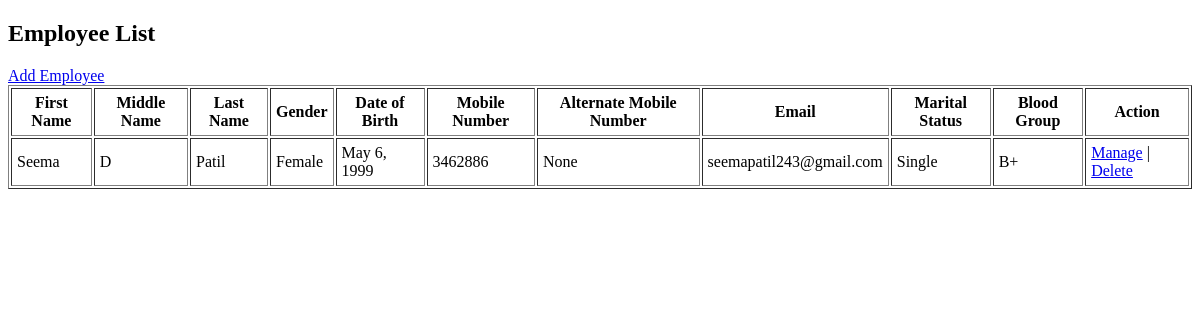
/employees/, run on an earlier commit of the app's database.
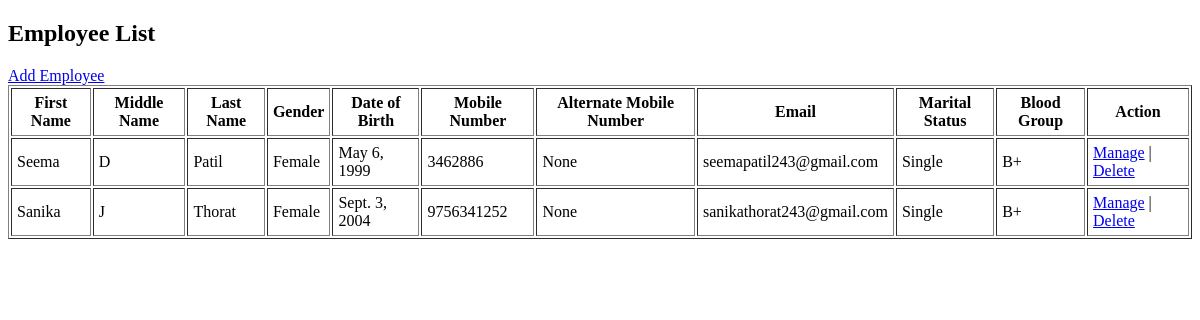
And on a later commit of the database.
### employees/models.py (models this page shows, shortened)
class Employee(models.Model):
    first_name = models.CharField(max_length=100)
    middle_name = models.CharField(
        max_length=100,
        blank=True,
        null=True
    )
    last_name = models.CharField(max_length=100)
    date_of_birth = models.DateField()
    mobile_number = models.CharField(max_length=15)
    alternate_mobile_number = models.CharField(
        max_length=15,
        blank=True,
        null=True
    )
    email = models.EmailField(max_length=100)
    MARITAL_STATUS_CHOICES = [
        ('Single', 'Single'),
        ('Married', 'Married'),
        ('Divorced', 'Divorced'),
        ('Widowed', 'Widowed'),
    ]
    marital_status = models.CharField(
        max_length=20,
        choices=MARITAL_STATUS_CHOICES
    )
    BLOOD_GROUP_CHOICES = [
        ('A+', 'A+'),
        ('A-', 'A-'),
        ('B+', 'B+'),
        ('B-', 'B-'),
        ('AB+', 'AB+'),
        ('AB-', 'AB-'),
        ('O+', 'O+'),
        ('O-', 'O-'),
    ]
    blood_group = models.CharField(
        max_length=3,
        choices=BLOOD_GROUP_CHOICES,
        blank=True,
        null=True
    )
    GENDER_CHOICES = [
        ('Male', 'Male'),
        ('Female', 'Female'),
        ('Other', 'Other'),
    ]
    gender = models.CharField(
        max_length=10,
        choices=GENDER_CHOICES
    )

### employees/views.py (the view)
# urls.py: path('employees/', views.employee_list, name='employee_list'),
def employee_list(request):
    employees = Employee.objects.all()
    return render(request, 'employees/employee_list.html', {'employees': employees})

### employees/templates/employees/employee_list.html (shortened to what this page needs)
<!DOCTYPE html>
<html>
<head>
</head>
<body>
<h2>Employee List</h2>
<a href="{% url 'employee_add' %}">Add Employee</a>
<table border="1" cellpadding="5">
    <thead>
        <tr>
            <th>First Name</th>
            <th>Middle Name</th>
            <th>Last Name</th>
            <th>Gender</th>
            <th>Date of Birth</th>
            <th>Mobile Number</th>
            <th>Alternate Mobile Number</th>
            <th>Email</th>
            <th>Marital Status</th>
            <th>Blood Group</th>
            <th>Action</th>
        </tr>
    </thead>
    <tbody>
    {% for employee in employees %}
    <tr>
        <td>{{ employee.first_name }}</td>
        <td>{{ employee.middle_name }}</td>
        <td>{{ employee.last_name }}</td>
        <td>{{ employee.gender }}</td>
        <td>{{ employee.date_of_birth }}</td>
        <td>{{ employee.mobile_number }}</td>
        <td>{{ employee.alternate_mobile_number }}</td>
        <td>{{ employee.email }}</td>
        <td>{{ employee.marital_status }}</td>
        <td>{{ employee.blood_group }}</td>
        <td>
            <a href="{% url 'manage_employee' employee.id %}">Manage</a> |
            <a href="{% url 'employee_delete' employee.pk %}"
   onclick="return confirm('Are you sure you want to delete this employee?');">
    Delete
</a>
        </td>
    </tr>
    {% endfor %}
    </tbody>
</table>
</body>
</html>

What changed in the data, as far as the page shows it:
added Employee: first_name "Sanika", middle_name "J", last_name "Thorat", gender "Female", date_of_birth "Sept. 3, 2004", mobile_number "9756341252", alternate_mobile_number "None", email "sanikathorat243@gmail.com", marital_status "Single", blood_group "B+"
